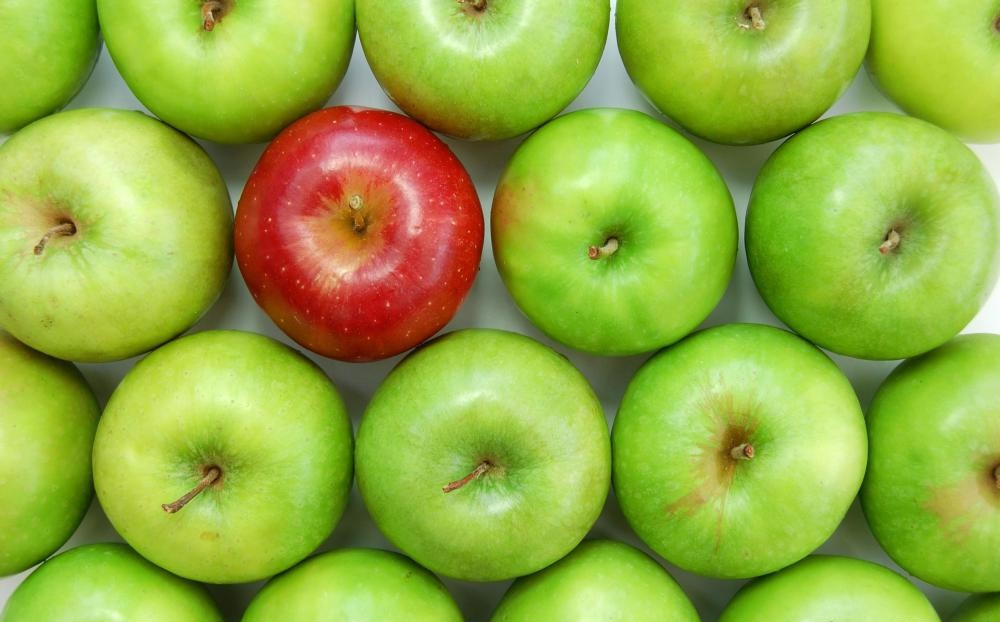
//> input picture AddingAndRemovingNoiseWithObjectCount/image.jpg, 1000 x 622 px
$ ./Source image.jpg   (built with g++ and OpenCV 4)
//> lines starting //> are read from the running program, lines starting //| are printed output that depends on the picture; after the words box and inside, x2 and y2 are one past the last pixel; in counts of white or black regions, pixels touching at a corner belong together
//> further down, image is the input picture: 622 rows x 1000 cols, CV_8UC3; mean B, G, R 64.3, 172.9, 147.9
#define _USE_MATH_DEFINES
#include <cmath>
#include <opencv2/core/core.hpp>
#include <opencv2/highgui/highgui.hpp>
#include <iostream>
#include <opencv2\imgproc\imgproc.hpp>
#include <windows.h>
#include <tchar.h>
#include <iomanip>
#include <math.h>

using namespace cv;
using namespace std;

int a[9];
Mat ga,ra;
RNG rng(12345);

void imgResize(Mat &image, int p)
{
	Size size(image.cols + p - 1, image.rows + p - 1);
	Mat temp = image.clone();
	resize(image, image, size);

	for (int y = (p / 2), m = 0; m < temp.rows; y++, m++) {
		for (int x = (p / 2), n = 0; n < temp.cols; x++, n++) {
			image.at<Vec3b>(y, x) = temp.at<Vec3b>(m, n);
		}
	}

	for (int i = (p / 2); i < image.rows - (p / 2); i++)
	{
		for (int j = 0; j < (p / 2); j++)
		{
			image.at<Vec3b>(i, j) = temp.at<Vec3b>(i - (p / 2), 0);
			image.at<Vec3b>(i, (image.cols - 1 - j)) = temp.at<Vec3b>(i - (p / 2), temp.cols - 1);
		}
	}

	for (int i = 0; i < image.cols; i++)
	{
		for (int j = 0; j < (p / 2); j++)
		{
			image.at<Vec3b>(j, i) = image.at<Vec3b>((p / 2), i);
			image.at<Vec3b>((image.rows - 1) - j, i) = image.at<Vec3b>((image.rows - (p / 2)), i);
		}
	}
}

void putBlack(Mat img, int y, int x)
{
	img.at<Vec3b>(y, x)[0] = saturate_cast<uchar>(0);
	img.at<Vec3b>(y, x)[1] = saturate_cast<uchar>(0);
	img.at<Vec3b>(y, x)[2] = saturate_cast<uchar>(0);
}

void putWhite(Mat img, int y, int x)
{
	img.at<Vec3b>(y, x)[0] = saturate_cast<uchar>(255);
	img.at<Vec3b>(y, x)[1] = saturate_cast<uchar>(255);
	img.at<Vec3b>(y, x)[2] = saturate_cast<uchar>(255);
}

void AddSaltPepperNoise(Mat &imgSP, float p)

{
//> called with p = 0.02
	RNG rng;
	int amount = imgSP.rows*imgSP.cols*p;

	for (int counter = 0; counter<amount; ++counter){
		putBlack(imgSP, rng.uniform(0, imgSP.rows), rng.uniform(0, imgSP.cols));
		putWhite(imgSP, rng.uniform(0, imgSP.rows), rng.uniform(0, imgSP.cols));
	}
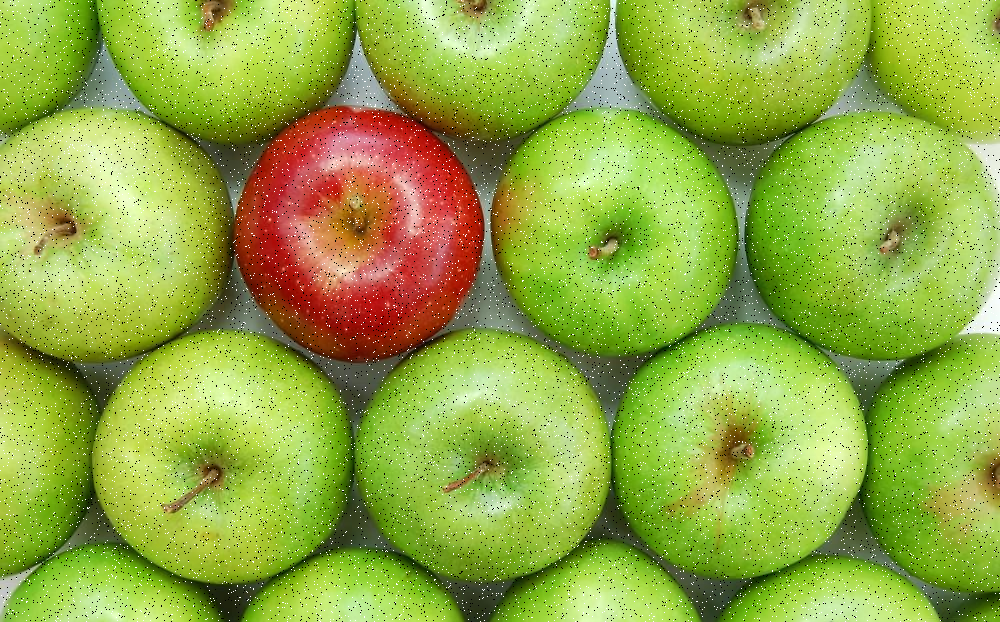
//> imgSP: 622 rows x 1000 cols, CV_8UC3; mean B, G, R 66.8, 171.1, 147.1
}

void AddGaussianNoise(const Mat image, Mat &imgGauss, double Sigma)

{
//> called with Sigma = 0.15
	Mat img_16SC;
	Sigma *= 255;
	Mat g_noise = Mat(image.size(), CV_16SC3);
	randn(g_noise, Scalar::all(0), Scalar::all(Sigma));

	image.convertTo(img_16SC, CV_16SC3);
	addWeighted(img_16SC, 1.0, g_noise, 1.0, 0.0, img_16SC);
	img_16SC.convertTo(imgGauss, image.type());

}

void insertionSort()
{
	int temp, i, j;
	for (i = 0; i < 9; i++) {
		temp = a[i];
		for (j = i - 1; j >= 0 && temp < a[j]; j--) {
			a[j + 1] = a[j];
		}
		a[j + 1] = temp;
	}
}

void RemoveSaltPepperNoise(Mat &imgSP,Mat &imgRmSP)
{

	imgRmSP = imgSP.clone();

	imgResize(imgSP,3);

	for (int y = 1, m = 0; y < imgSP.rows - 2; y++, m++) {
		for (int x = 1, n = 0; x < imgSP.cols - 2; x++, n++) {
			for (int k = 0; k < 3; k++)
			{
				// Pick up window element

				a[0] = imgSP.at<Vec3b>(y - 1, x - 1)[k];
				a[1] = imgSP.at<Vec3b>(y, x - 1)[k];
				a[2] = imgSP.at<Vec3b>(y + 1, x - 1)[k];
				a[3] = imgSP.at<Vec3b>(y - 1, x)[k];
				a[4] = imgSP.at<Vec3b>(y, x)[k];
				a[5] = imgSP.at<Vec3b>(y + 1, x)[k];
				a[6] = imgSP.at<Vec3b>(y - 1, x + 1)[k];
				a[7] = imgSP.at<Vec3b>(y, x + 1)[k];
				a[8] = imgSP.at<Vec3b>(y + 1, x + 1)[k];

				// sort the window to find median
				insertionSort();

				// assign the median to centered element of the matrix

				imgRmSP.at<Vec3b>(m, n)[k] = a[4];
			}
		}
	}
//> after the loop, a = [109, 109, 109, 109, 109, 109, 110, 110, 110]
}

void RemoveGaussianNoise(Mat &imgG, Mat &imgRmGauss)
{

	double sigma = 1;
	int W = 5;
	double kernel[5][5];
	double mean = W / 2;
	double sum = 0.0; // For accumulating the kernel values
	for (int x = 0; x < W; ++x)
		for (int y = 0; y < W; ++y) {
			kernel[x][y] = exp(-0.5 * (pow((x - mean) / sigma, 2.0) + pow((y - mean) / sigma, 2.0)))
				/ (2 * M_PI * sigma * sigma);

			// Accumulate the kernel values
			sum += kernel[x][y];
		}

	// normalize the Kernel
	for (int i = 0; i < W; ++i)
	{
		for (int j = 0; j < W; ++j)
			kernel[i][j] /= sum;
	}


	imgResize(imgG,W);
//> call 2 of imgResize, with p = 5
//> after the loop in imgResize (call 2), `for (int i = 0; i < image.cols; i++)`:
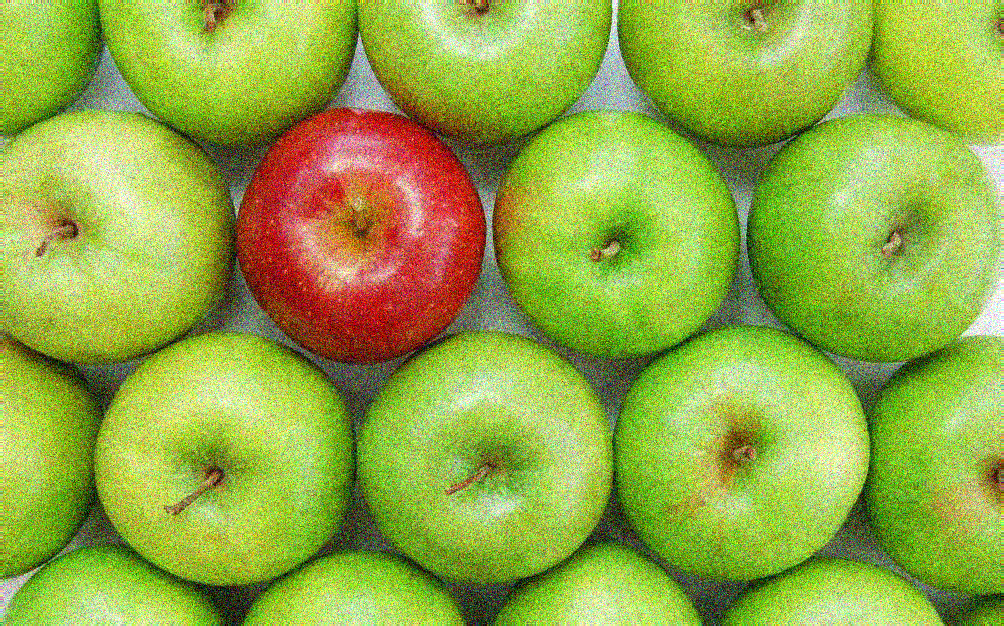
//> image: 626 rows x 1004 cols, CV_8UC3; mean B, G, R 67.9, 171.5, 147.8

	for (int y = 2, m = 0; y < imgG.rows - 4; y++, m++) {
		for (int x = 2, n = 0; x < imgG.cols - 4; x++, n++) {
			for (int k = 0; k < 3; k++)
			{
				int sum = 0;
				for (int i = -(W / 2); i <= (W / 2); ++i)
				{
					for (int j = -(W / 2); j <= (W / 2); ++j)
					{
						sum = sum + imgG.at<Vec3b>((y + i),(x + j))[k] * kernel[(W / 2) + i][(W / 2) + j];
					}
				}
				imgRmGauss.at<Vec3b>(m, n)[k] = sum;
			}
		}
	}
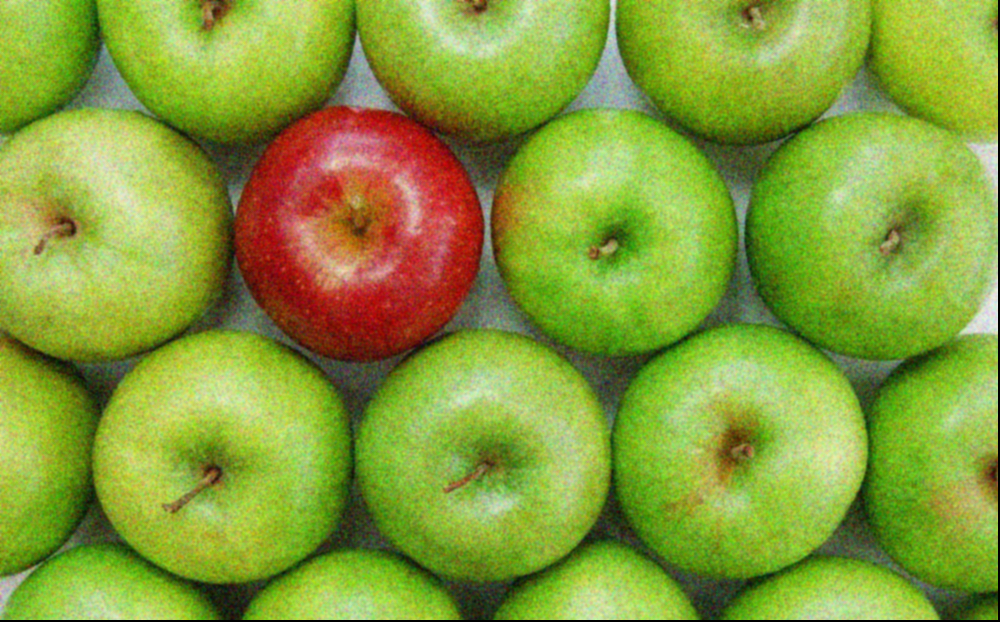
//> imgRmGauss: 622 rows x 1000 cols, CV_8UC3; mean B, G, R 57.6, 158.3, 134.7
//> after the loop, sum = 0.982
}

cv::Mat imageBrighten(Mat image)
{
	// Increasing the brightness by 50.

	Mat imgBright = Mat::zeros(image.size(), image.type());
	for (int y = 0; y < image.rows; y++)
	{
		for (int x = 0; x < image.cols; x++)
		{
			for (int c = 0; c < 3; c++)
			{
				imgBright.at<Vec3b>(y, x)[c] = saturate_cast<uchar>((image.at<Vec3b>(y, x)[c]) + 50);
			}
		}
	}
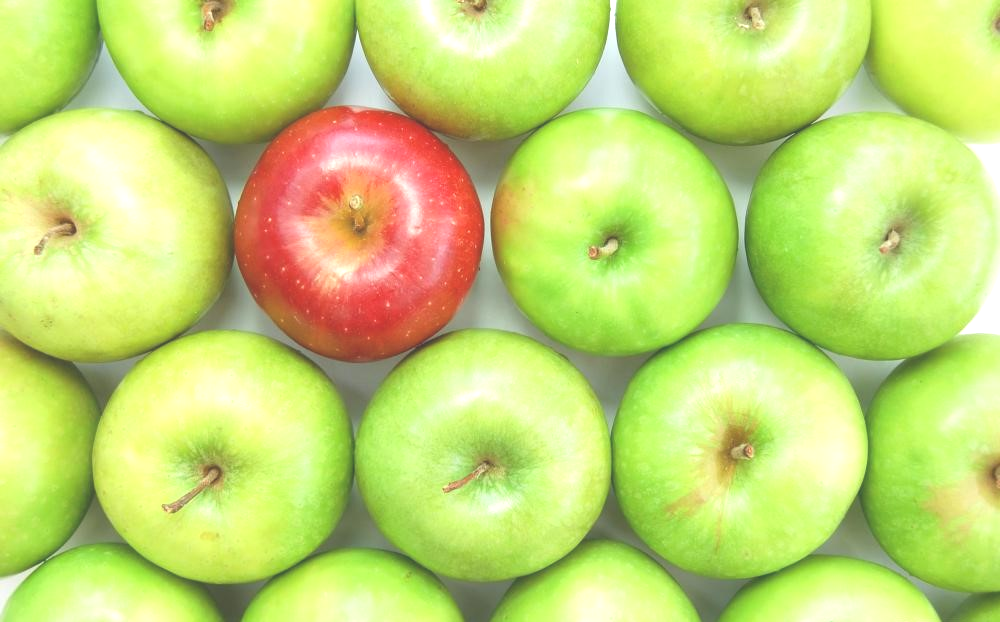
//> imgBright: 622 rows x 1000 cols, CV_8UC3; mean B, G, R 114.2, 216.6, 197.1

	return imgBright;
}

int cal_apples(Mat image, int np1, int np2)
{
//> called with np1 = 1, np2 = 1
	cvtColor(image, ga, CV_BGR2GRAY);
	threshold(ga, ga, 130, 255, CV_THRESH_BINARY);
//> ga: 622 rows x 1000 cols, CV_8UC1; 71.2% white; 187 black regions (169 under 20 px), largest, box (x1, y1, x2, y2) and area: (0, 0, 1000, 622) 165789, (852, 7, 943, 128) 2257, (443, 435, 525, 493) 1748
	Mat element;

	switch (np1)
	{
		case 1:
			element = getStructuringElement(MORPH_ELLIPSE, Size(47, 47));
			erode(ga, ga, element);
//> ga: 622 rows x 1000 cols, CV_8UC1; 33.4% white; 16 white regions, largest, box (x1, y1, x2, y2) and area: (790, 0, 1000, 561) 44048, (0, 116, 191, 328) 24296, (118, 354, 315, 557) 20985

			element = getStructuringElement(MORPH_ELLIPSE, Size(20, 20));
			dilate(ga, ga, element);
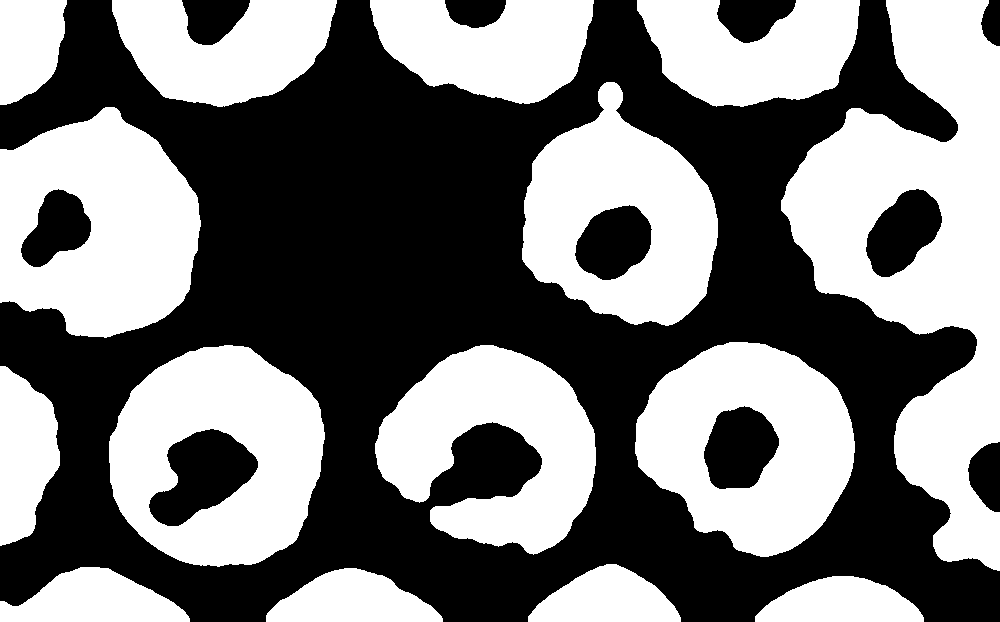
//> ga: 622 rows x 1000 cols, CV_8UC1; 47.4% white; 15 white regions, largest, box (x1, y1, x2, y2) and area: (781, 0, 1000, 571) 59014, (0, 107, 201, 338) 32493, (109, 345, 325, 567) 31248

			ga.convertTo(ga, CV_8UC1, 255, 0);

			break;

		case 2:
			element = getStructuringElement(MORPH_ELLIPSE, Size(2, 2));
			erode(ga, ga, element);

			element = getStructuringElement(MORPH_ELLIPSE, Size(4, 4));
			dilate(ga, ga, element);

			element = getStructuringElement(MORPH_ELLIPSE, Size(50, 50));
			erode(ga, ga, element);

			element = getStructuringElement(MORPH_ELLIPSE, Size(10, 10));
			dilate(ga, ga, element);

			ga.convertTo(ga, CV_8UC1, 255, 0);

			break;

		case 3:
			element = getStructuringElement(MORPH_ELLIPSE, Size(2, 2));
			dilate(ga, ga, element);

			element = getStructuringElement(MORPH_ELLIPSE, Size(46, 46));
			erode(ga, ga, element);

			element = getStructuringElement(MORPH_ELLIPSE, Size(17, 17));
			dilate(ga, ga, element);

			element = getStructuringElement(MORPH_ELLIPSE, Size(20, 20));
			dilate(ga, ga, element);

			break;

		case 4:
			element = getStructuringElement(MORPH_ELLIPSE, Size(47, 47));
			erode(ga, ga, element);

			element = getStructuringElement(MORPH_ELLIPSE, Size(20, 20));
			dilate(ga, ga, element);

			element = getStructuringElement(MORPH_ELLIPSE, Size(7, 7));
			dilate(ga, ga, element);

			ga.convertTo(ga, CV_8UC1, 255, 0);

			break;

		case 5:
			element = getStructuringElement(MORPH_ELLIPSE, Size(47, 47));
			erode(ga, ga, element);

			element = getStructuringElement(MORPH_ELLIPSE, Size(40, 40));
			erode(ga, ga, element);

			element = getStructuringElement(MORPH_ELLIPSE, Size(20, 20));
			dilate(ga, ga, element);

		default :
			break;
	}


	Mat imgCount;
	int countGreen = connectedComponents(ga, imgCount, 8, CV_16U) - 1;
//> countGreen = 15
	cout << "\nNumber of green apples : " << countGreen;
//| Number of green apples : 15
	cvtColor(image, ra, CV_BGR2HSV);
//> ra: 622 rows x 1000 cols, CV_8UC3; mean H, S, V 38.7, 169.9, 182.5

	inRange(ra, Scalar(0,0,0), Scalar(12,255,255), ra);
//> ra: 622 rows x 1000 cols, CV_8UC1; 6.5% white; 17 white regions (16 under 20 px), largest, box (x1, y1, x2, y2) and area: (233, 105, 485, 363) 40241

	switch (np2)
	{
		case 1:
			element = getStructuringElement(MORPH_ELLIPSE, Size(5, 5));
			erode(ra, ra, element);

			element = getStructuringElement(MORPH_ELLIPSE, Size(15, 15));
			dilate(ra, ra, element);
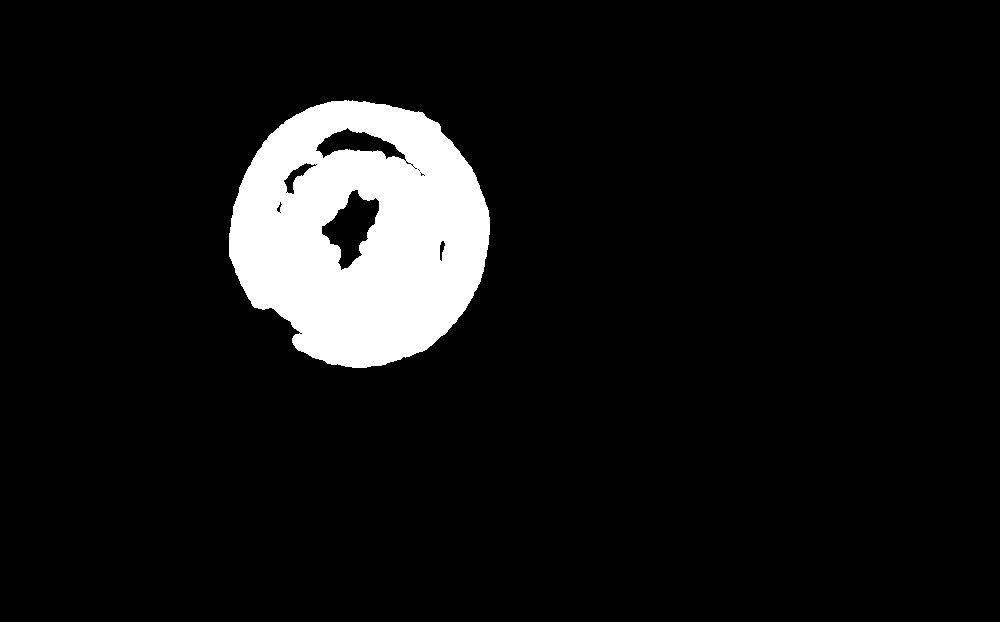
//> ra: 622 rows x 1000 cols, CV_8UC1; 8% white; 1 white region, box (x1, y1, x2, y2) and area: (229, 100, 490, 368) 49542

			break;

		case 2:
			element = getStructuringElement(MORPH_ELLIPSE, Size(3, 3));
			erode(ra, ra, element);

			element = getStructuringElement(MORPH_ELLIPSE, Size(15, 15));
			dilate(ra, ra, element);

			element = getStructuringElement(MORPH_ELLIPSE, Size(9, 9));
			erode(ra, ra, element);

			element = getStructuringElement(MORPH_ELLIPSE, Size(9, 9));
			erode(ra, ra, element);

			element = getStructuringElement(MORPH_ELLIPSE, Size(35, 35));
			dilate(ra, ra, element);

			break;

		case 3:
			element = getStructuringElement(MORPH_ELLIPSE, Size(5, 5));
			erode(ra, ra, element);

			element = getStructuringElement(MORPH_ELLIPSE, Size(2, 2));
			erode(ra, ra, element);

			element = getStructuringElement(MORPH_ELLIPSE, Size(15, 15));
			dilate(ra, ra, element);

			element = getStructuringElement(MORPH_ELLIPSE, Size(5, 5));
			dilate(ra, ra, element);

			break;

		case 4:
			element = getStructuringElement(MORPH_ELLIPSE, Size(15, 15));
			erode(ra, ra, element);

			element = getStructuringElement(MORPH_ELLIPSE, Size(35, 35));
			dilate(ra, ra, element);

		default :
			break;
	}


	int countRed = connectedComponents(ra, imgCount, 8, CV_16U) - 1;
//> countRed = 1
	cout << "\nNumber of Red apples : " << countRed;
//| Number of Red apples : 1
	return countGreen + countRed;
}

int main(int argc, char** argv)
{

	Mat image = imread(argv[1], IMREAD_COLOR);						// Read the file

	if (!image.data)                                                // Check for invalid input
	{
		cout << "Could not open or find the image" << std::endl;
		return -1;
	}

	namedWindow("Original Image", WINDOW_AUTOSIZE);					// Create a window for display.
	imshow("Original Image", image);

	//Adding salt n pepper noise
	Mat imgSP = image.clone();
	Mat dst;
	AddSaltPepperNoise(imgSP, 0.02);
	imshow("Image with Salt n Pepper Noise.", imgSP);

	//Adding gaussian noise
	Mat imgGauss(image.size(),image.type());
	AddGaussianNoise(image, imgGauss,0.15);
	imshow("Image with Gaussian Noise.", imgGauss);

	//Removing Salt n Pepper Noise
	Mat imgRmSP;
	RemoveSaltPepperNoise(imgSP, imgRmSP);
	imshow("Removal of SP Noise.", imgRmSP);

	//Removing Gaussian Noise
	Mat imgRmGauss(image.size(), image.type());
	RemoveGaussianNoise(imgGauss, imgRmGauss);
	imshow("Removal of Gaussian Noise.", imgRmGauss);

	Mat imgBright = imageBrighten(image);
	imshow("Brightened Original Image", imgBright);

	int Count;
	Count = cal_apples(image, 1, 1);
//> Count = 16
	cout << "\nTotal number of apples(image) are : " << Count;
//| Total number of apples(image) are : 16

	Count = cal_apples(imgSP, 2, 1);
//| Number of green apples : 15
//| Number of Red apples : 1
	cout << "\nTotal number of apples(With Salt-pepper) are : " << Count;
//| Total number of apples(With Salt-pepper) are : 16

	Count = cal_apples(imgRmSP, 1, 1);
//> call 3 of cal_apples, with np1 = 1, np2 = 1
//> in cal_apples (call 3), `int countGreen = connectedComponents(ga, imgCount, 8, CV_16U) - 1;`:
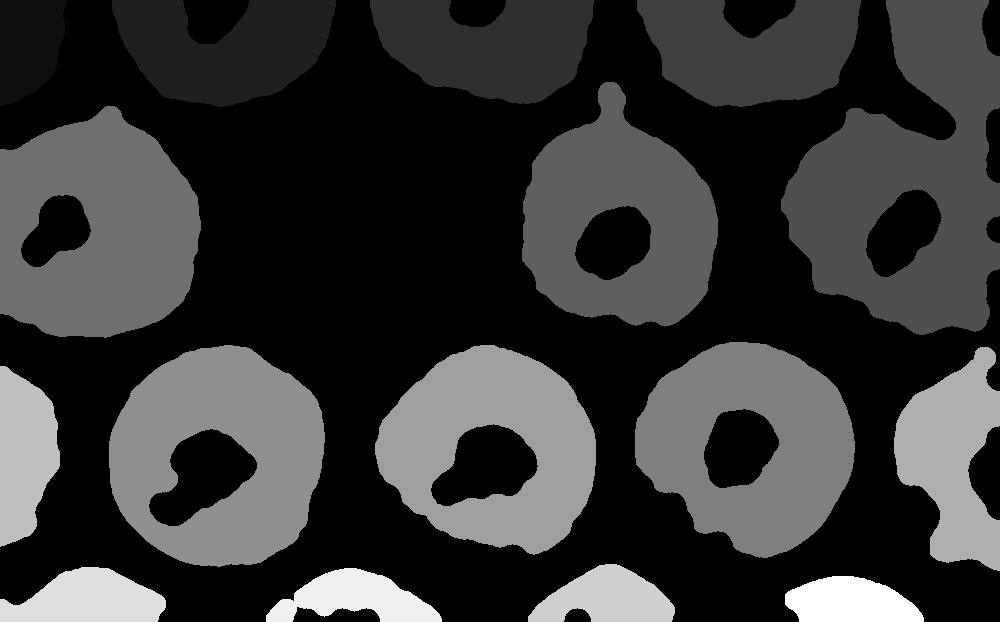
//> imgCount: 622 rows x 1000 cols, CV_16UC1; min 0, max 16, mean 3.48; drawn with min black and max white
//| Number of green apples : 16
//| Number of Red apples : 1
//> Count = 17
	cout << "\nTotal number of apples(Without Salt-pepper) are : " << Count;
//| Total number of apples(Without Salt-pepper) are : 17

	Count = cal_apples(imgGauss, 3, 2);
//| Number of green apples : 15
//| Number of Red apples : 1
//> Count = 16
	cout << "\nTotal number of apples(With Gaussian) are : " << Count;
//| Total number of apples(With Gaussian) are : 16

	Count = cal_apples(imgRmGauss, 4, 3);
//| Number of green apples : 18
//| Number of Red apples : 1
//> Count = 19
	cout << "\nTotal number of apples(Without Gaussian) are : " << Count;
//| Total number of apples(Without Gaussian) are : 19

	Count = cal_apples(imgBright, 5, 4);
//| Number of green apples : 15
//| Number of Red apples : 3
//> Count = 18
	cout << "\nTotal number of apples(Brightened Image) are : " << Count;
//| Total number of apples(Brightened Image) are : 18

	CreateDirectory(_T("OutputImages"), 0);

	vector<int> compression_params;
	compression_params.push_back(CV_IMWRITE_JPEG_QUALITY);
	compression_params.push_back(100);
	cv::imwrite("OutputImages/OriginalInputImage.jpg", image, compression_params);
	cv::imwrite("OutputImages/BrightenedImage.jpg", imgBright, compression_params);
	cv::imwrite("OutputImages/ImageWithSaltPepper.jpg", imgSP, compression_params);
	cv::imwrite("OutputImages/ImageAfterSPRemoval.jpg", imgRmSP, compression_params);
	cv::imwrite("OutputImages/ImageWithGaussian.jpg", imgGauss, compression_params);
	cv::imwrite("OutputImages/ImageAfterGausianRemoval.jpg", imgRmGauss, compression_params);

	waitKey(0);														// Wait for a keystroke in the window
	return 0;
}
